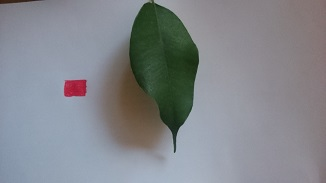
#> input picture src/skicit/leaf1.JPG, 326 x 183 px
$ python 2-canny.py
#> lines starting #> are read from the running program, lines starting #| are printed output that depends on the picture; after the words box and inside, x2 and y2 are one past the last pixel; in counts of white or black regions, pixels touching at a corner belong together

import numpy as np
import matplotlib.pyplot as plt
from scipy import ndimage as ndi
from skimage import feature, io
from skimage.color import rgb2gray


sample_file = 'leaf1.JPG'
im = io.imread(sample_file)
#> im is the input picture: shape (183, 326, 3); mean R, G, B 131.3, 134.4, 139.4
im = im[:,:,:]
im = rgb2gray(im)
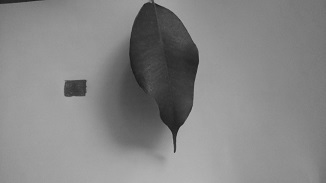
#> im: shape (183, 326) float64; min 0.103, max 0.717, mean 0.526

#red_edges = feature.canny(im[:, :, 0])
s1 = 1.5
s2 = 0.9
edges1 = feature.canny(im, sigma=s1)
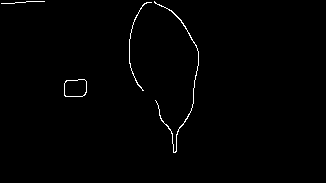
#> edges1: shape (183, 326) bool; 0.82% white in thin lines or dots, all inside (x1, y1, x2, y2) = (1, 1, 199, 153)
edges2 = feature.canny(im, sigma=s2)
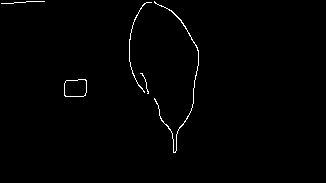
#> edges2: shape (183, 326) bool; 0.86% white in thin lines or dots, all inside (x1, y1, x2, y2) = (1, 1, 199, 153)

# display results
fig, (ax1, ax2, ax3) = plt.subplots(nrows=1, ncols=3, figsize=(80, 30),sharex=True, sharey=True)

#plt.show()

ax1.imshow(im, cmap=plt.cm.gray)
ax1.axis('off')
ax1.set_title('noisy image', fontsize=20)


ax2.imshow(edges1, cmap=plt.cm.gray)
ax2.axis('off')
ax2.set_title('Canny filter, s='+str(s1), fontsize=20)


ax3.imshow(edges2, cmap=plt.cm.gray)
ax3.axis('off')
ax3.set_title('Canny filter, s='+str(s2), fontsize=20)


fig.tight_layout()


plt.show()
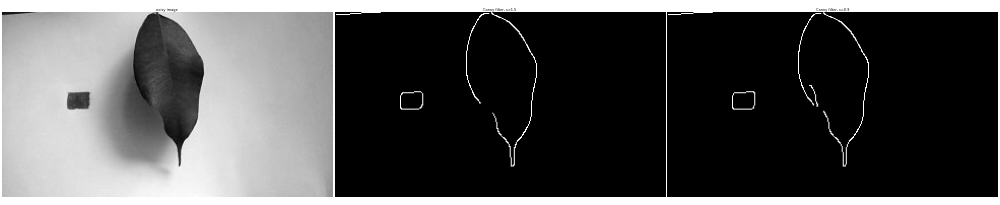
#> figure drawn by matplotlib, 3 panels

$ run again, with src/skicit/leaf2.JPG copied over src/skicit/leaf1.JPG
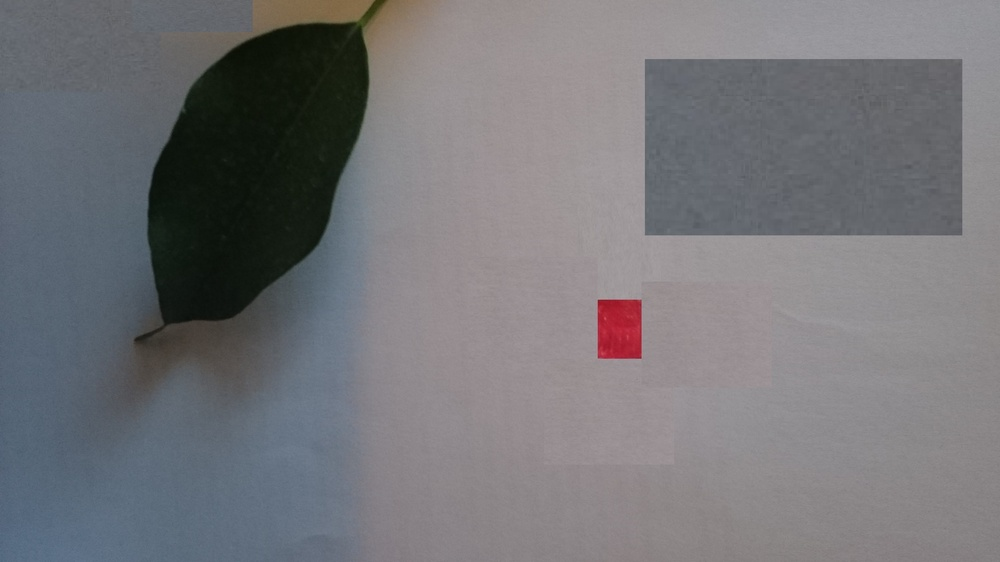
#> input picture src/skicit/leaf2.JPG, 1000 x 562 px, shrunk from 3264 x 1836 before the run
#> im is the input picture: shape (562, 1000, 3); mean R, G, B 116.9, 116.6, 120.2
#> im: shape (562, 1000) float64
#> `edges1 = feature.canny(im, sigma=s1)`:
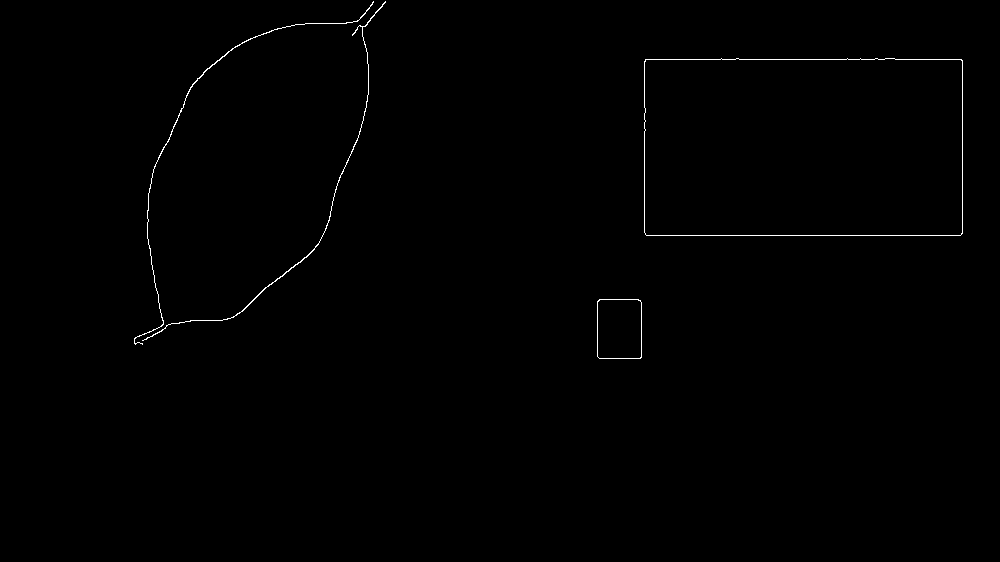
#> edges1: shape (562, 1000) bool; 0.41% white in thin lines or dots, all inside (x1, y1, x2, y2) = (134, 1, 963, 359)
#> `plt.show()`:
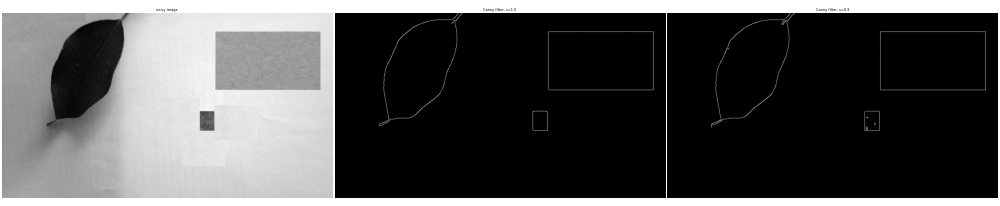
#> figure drawn by matplotlib, 3 panels

$ run again, with src/skicit/sample.JPG copied over src/skicit/leaf1.JPG
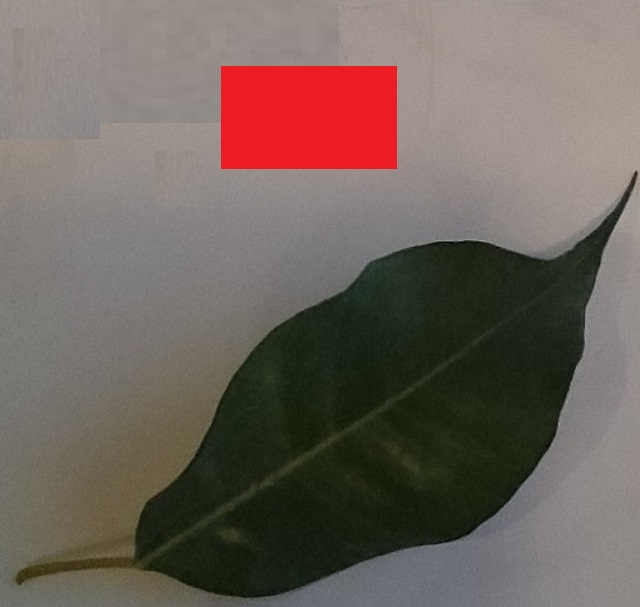
#> input picture src/skicit/sample.JPG, 640 x 607 px
#> im is the input picture: shape (607, 640, 3); mean R, G, B 111.3, 99.5, 92.1
#> im: shape (607, 640) float64
#> `edges1 = feature.canny(im, sigma=s1)`:
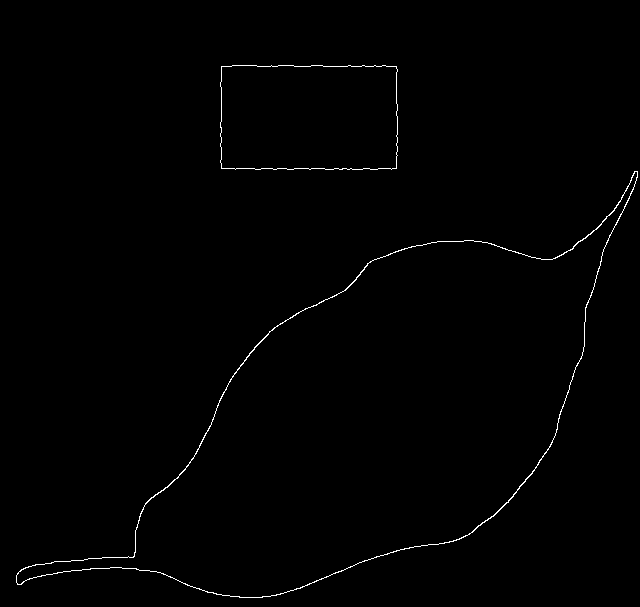
#> edges1: shape (607, 640) bool; 0.65% white in thin lines or dots, all inside (x1, y1, x2, y2) = (16, 65, 638, 598)
#> edges2: shape (607, 640) bool; 0.84% white in thin lines or dots, all inside (x1, y1, x2, y2) = (16, 65, 638, 599)
#> `plt.show()`:
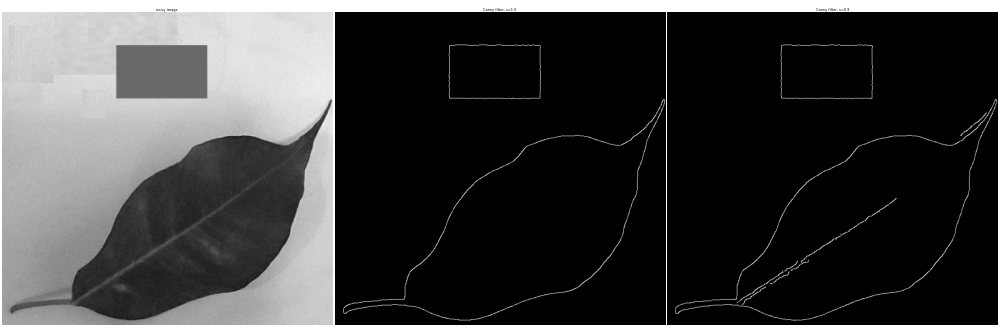
#> figure drawn by matplotlib, 3 panels
